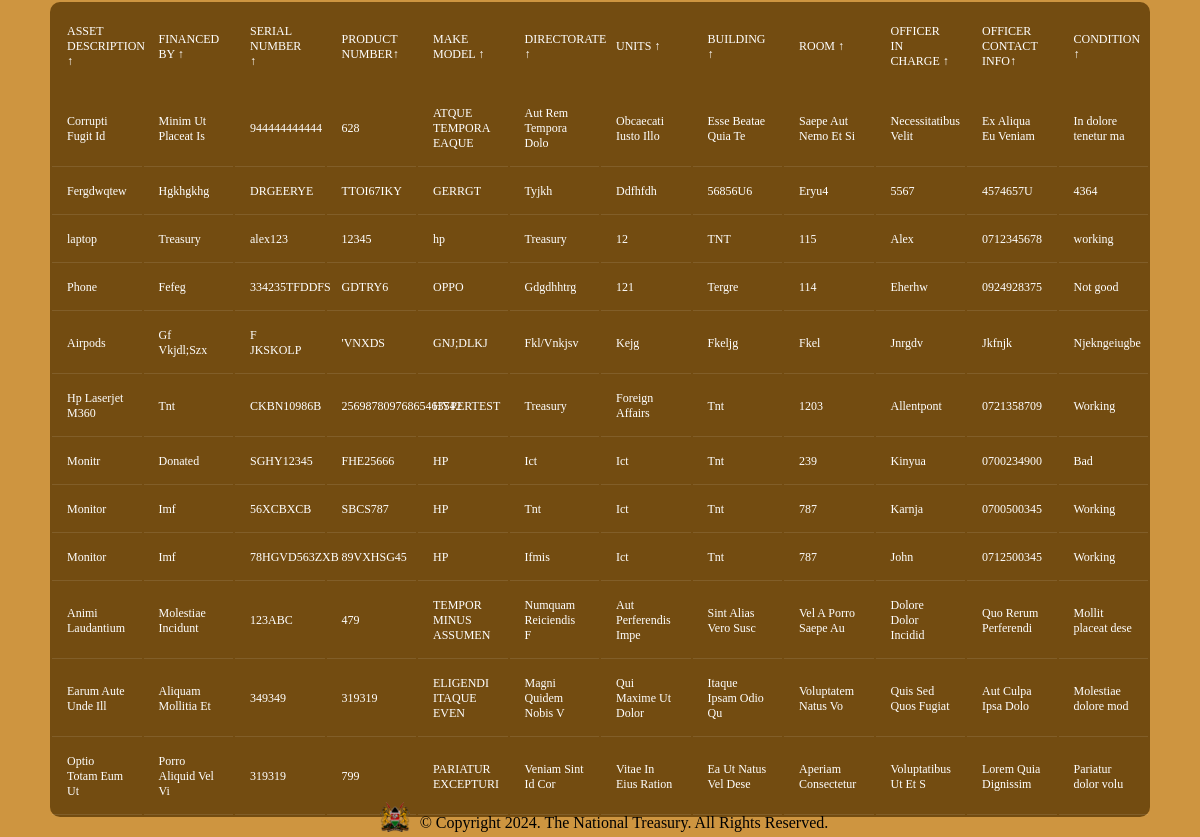
The page /assets/ (signed in, lower part) on the database as committed earlier.
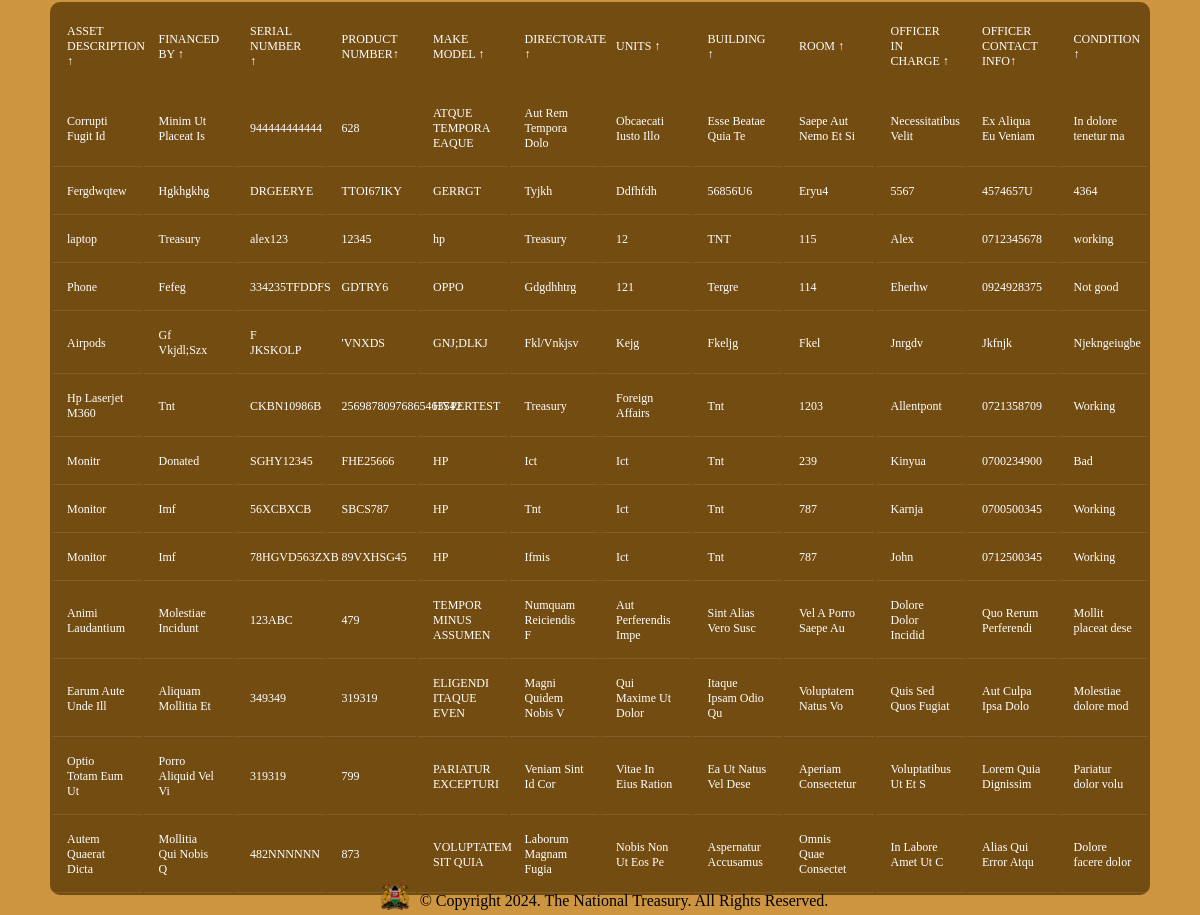
The same page on the database as committed later.
### inventory/models.py (models this page shows, shortened)
class Asset(db.Model):
    idassets = db.Column(db.Integer, primary_key=True)
    asset_description = db.Column(db.Text, nullable=False)
    financed_by = db.Column(db.Text, default="N/A")
    serial_number = db.Column(db.Text, nullable=False, unique=True)
    product_number = db.Column(db.Text, nullable=False)
    make_model = db.Column(db.Text, nullable=False)
    directorate = db.Column(db.Text, nullable=False)
    units = db.Column(db.Text, nullable=False)
    building = db.Column(db.Text, nullable=False)
    room = db.Column(db.Integer, nullable=False)
    officer_in_charge = db.Column(db.Text, default="N/A")
    officer_contact_info = db.Column(db.Text, default="N/A")
    state = db.Column(db.Text, nullable=False)

### inventory/routes.py (the view)
@app.route("/assets/")
@login_required
def show_assets():
    assets = Asset.query.all()
    return render_template("dashboard.html", assets=assets)

### inventory/models.py (called while the page is built)
@login_manager.user_loader
def load_user(user_id):
    return User.query.get(int(user_id))

### inventory/templates/dashboard.html (shortened to what this page needs)
{% extends "base.html" %}
{% block head %}
{{ super() }}
<link rel="stylesheet" href="{{ url_for('static', filename='dashboard.css') }}">
{% endblock head %}
{% block body %}
<div class="main">
    <main class="table" id="customers_table">
        <section class="table__body">
            <table>
                <thead>
                    <tr>
                        <th> Asset Description <span class="icon-arrow">&UpArrow;</span></th>
                        <th> Financed by <span class="icon-arrow">&UpArrow;</span></th>
                        <th> Serial Number <span class="icon-arrow">&UpArrow;</span></th>
                        <th> Product Number<span class="icon-arrow">&UpArrow;</span></th>
                        <th> Make Model <span class="icon-arrow">&UpArrow;</span></th>
                        <th> Directorate <span class="icon-arrow">&UpArrow;</span></th>
                        <th> Units <span class="icon-arrow">&UpArrow;</span></th>
                        <th> Building <span class="icon-arrow">&UpArrow;</span></th>
                        <th> Room <span class="icon-arrow">&UpArrow;</span></th>
                        <th> Officer in Charge <span class="icon-arrow">&UpArrow;</span></th>
                        <th> Officer Contact Info<span class="icon-arrow">&UpArrow;</span></th>
                        <th> Condition <span class="icon-arrow">&UpArrow;</span></th>
                    </tr>
                </thead>
                <tbody>
					{% for asset in assets %}
					<tr>
						<td>{{ asset.asset_description }}</td>
						<td>{{ asset.financed_by }}</td>
						<td>{{ asset.serial_number }}</td>
						<td>{{ asset.product_number }}</td>
						<td>{{ asset.make_model }}</td>
						<td>{{ asset.directorate }}</td>
						<td>{{ asset.units }}</td>
						<td>{{ asset.building }}</td>
						<td>{{ asset.room }}</td>
						<td>{{ asset.officer_in_charge }}</td>
						<td>{{ asset.officer_contact_info }}</td>
						<td>{{ asset.state }}</td>
					</tr>
						{% endfor %}
                </tbody>
            </table>
        </section>
    </main>
	{% endblock body %}

### inventory/templates/base.html (shortened to what this page needs)
<!DOCTYPE html>
<html lang="en">
<head>
	{% block head %}
	<link rel="stylesheet" href="https://cdnjs.cloudflare.com/ajax/libs/font-awesome/6.5.1/css/all.min.css"
 />
		<link rel="stylesheet" href="{{ url_for('static',filename='style.css') }}">
	{% endblock head %}
</head>
<body>
	{% block body %}
	{% endblock body %}
	<div class="footer">
		<img src="{{ url_for('static', filename='assets/images/tntfooterlogo.png') }}" alt="footer logo"
			width="30" height="30">
		<p>© Copyright <span class="copyright-year"></span>. The National Treasury. All Rights Reserved.</p>
	</div>
</body>
</html>

### inventory/static/style.css (style rules this page uses)
* { margin: 0; padding: 0; box-sizing: border-box; color-scheme: light; @import url('https://fonts.googleapis.com/css2?family=PT+Mono&display=swap'); }
body { display: flex; flex-direction: column; height: 100%; background-color: #ce9540; }
.footer { display: flex; align-items: center; gap: 10px; margin-left: 8px; }
.main { display: flex; flex-direction: column; align-items: center; }
.footer { margin-top: 12px; padding-top: 18px; display: flex; align-items: end; justify-content: center; }

### inventory/static/dashboard.css (style rules this page uses)
section { background-color: #734c11; border-radius: 10px; }
body { display: flex; flex-direction: column; height: 100%; background-color: #ce9540; }
.footer { position: fixed; bottom: 5px; }
table { width: 100%; table-layout: fixed; }
th { padding: 20px 15px; text-align: left; font-weight: 500; font-size: 12px; color: #fff; text-transform: uppercase; }
td { padding: 15px; text-align: left; vertical-align: middle; font-weight: 300; font-size: 12px; color: #fff; border-bottom: solid 1px rgba(255, 255, 255, 0.1); }
section { margin: 20px 50px; }

Rows that differ between the two databases and show on the page:
added Asset: asset_description "Autem Quaerat Dicta", financed_by "Mollitia Qui Nobis Q", serial_number "482NNNNNN", product_number "873", make_model "VOLUPTATEM SIT QUIA", directorate "Laborum Magnam Fugia", units "Nobis Non Ut Eos Pe", building "Aspernatur Accusamus", room "Omnis Quae Consectet", officer_in_charge "In Labore Amet Ut C", officer_contact_info "Alias Qui Error Atqu", state "Dolore facere dolor"
